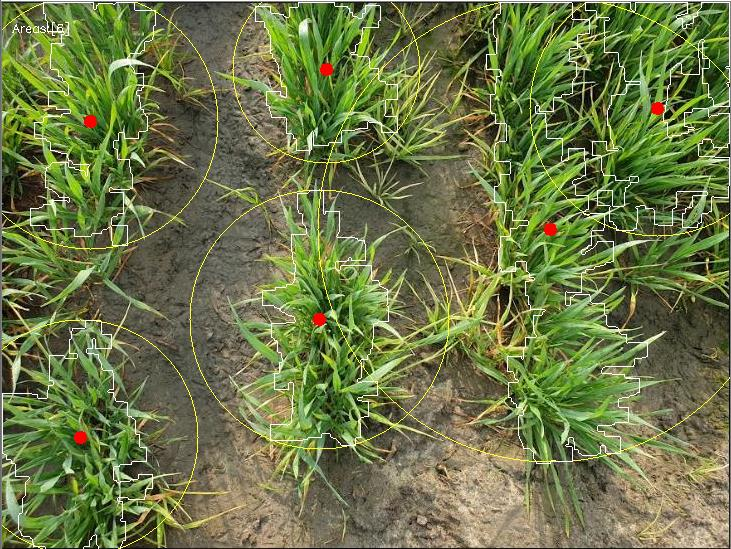
#> input picture pokit_00e26af6ac3b1c1c49d7c3d79c60d000.jpg, 731 x 549 px, given in place of the camera
$ python weed-detect.py
#> lines starting #> are read from the running program, lines starting #| are printed output that depends on the picture; after the words box and inside, x2 and y2 are one past the last pixel; in counts of white or black regions, pixels touching at a corner belong together
# -*- coding: utf-8 -*-
"""
Created on Thu July 18  21:31:44 2019

@author: Prabhleen
VERSION ALPHA 2
"""

import cv2
import numpy as np
import sys

#FUNCTIONS START---------------------------------------------------------------
imgcopy = 0
def main():
    cv2.namedWindow('ControlPanel',cv2.WINDOW_NORMAL)
    #TRACKBARS FOR DEBUGGING
    cv2.createTrackbar('Hue min', 'ControlPanel', 30, 180, update)
    cv2.createTrackbar('Hue max', 'ControlPanel', 180, 180, update)
    cv2.createTrackbar('Sat min', 'ControlPanel', 60, 255, update)
    cv2.createTrackbar('Sat max', 'ControlPanel', 255, 255, update)
    cv2.createTrackbar('Val min', 'ControlPanel', 0, 255, update)
    cv2.createTrackbar('Val max', 'ControlPanel', 255, 255, update)
    update()


def filter(img):
    kernel = np.ones((7,7),np.uint8)
    erode = cv2.erode(img,kernel,iterations = 1)

    dilate = cv2.dilate(erode, kernel,iterations = 2)

    result = cv2.GaussianBlur(dilate,(3,3),1)
    return result


def update(*arg):
    global imgcopy
    #GETTING POSITION OF TRACKBARS
    h0 = cv2.getTrackbarPos('Hue min', 'ControlPanel')
    h1 = cv2.getTrackbarPos('Hue max', 'ControlPanel')
    s0 = cv2.getTrackbarPos('Sat min', 'ControlPanel')
    s1 = cv2.getTrackbarPos('Sat max', 'ControlPanel')
    v0 = cv2.getTrackbarPos('Val min', 'ControlPanel')
    v1 = cv2.getTrackbarPos('Val max', 'ControlPanel')
    lower = np.array((h0,s0,v0))
    upper = np.array((h1,s1,v1))

    #Filtering
    mask = cv2.inRange(hsv, lower, upper)
    output = filter(mask)


    #DETECTING CONTOURS
    contours,hierarchy = cv2.findContours(output,cv2.RETR_TREE,cv2.CHAIN_APPROX_NONE)

    totalArea = 0
    areas = []
    outputFinal = img.copy()
    imgcopy = outputFinal
    for i in contours:
        area = cv2.contourArea(i)
        totalArea += area
        if (area > 4000 and area < 52500):
            areas.append(i)

    for i in areas:
        (x,y),rad = cv2.minEnclosingCircle(i)
        center = (int(x),int(y))
        rad = int(rad)
        cv2.circle(outputFinal,center,rad,(51,255,255),1)
        cv2.circle(outputFinal,center,3,(0,0,255),5)
        cv2.drawContours(outputFinal, i, -1, (255, 255, 255), 1)

    #DISPLAYING GUI AND STUFF
    text = "Areas:["+str(len(areas))+"]"
    font = cv2.FONT_HERSHEY_SIMPLEX
    cv2.putText(outputFinal,text,(10,30), font, .4, (255, 255, 255), 1)
    # [7 lines of commented-out code are left out]

cap = cv2.VideoCapture(0)
while(True):
    ret,src = cap.read()
#> src is the input picture: shape (549, 731, 3); mean B, G, R 70.5, 117.7, 107.2
    height,width = src.shape[:2]
#> height = 549; width = 731
    if((height > 1000) & (width > 1000)):
        img = cv2.resize(src,None,fx = 0.15,fy= 0.15,interpolation=cv2.INTER_CUBIC)
    else:
        img = src
    hsv = cv2.cvtColor(img,cv2.COLOR_BGR2HSV)
#> hsv: shape (549, 731, 3); mean H, S, V 34.7, 115.9, 121.3
    main()
#> in update, `mask = cv2.inRange(hsv, lower, upper)`:
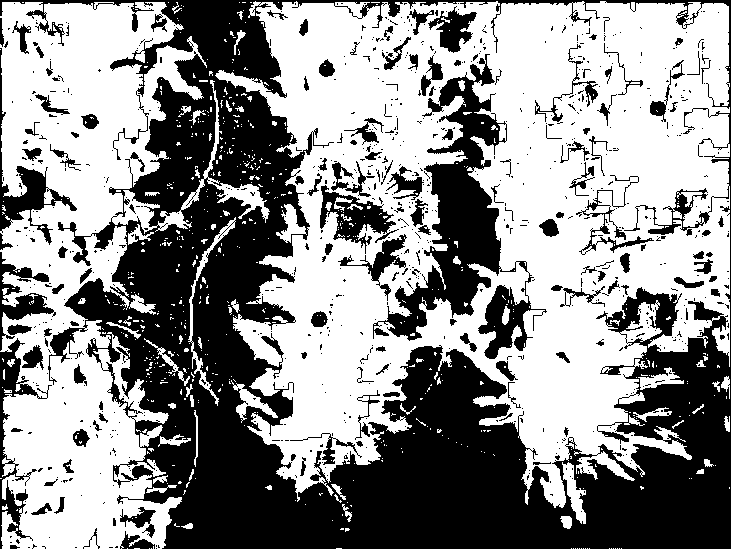
#> mask: shape (549, 731); 56.7% white; 819 black regions (684 under 20 px), largest, box (x1, y1, x2, y2) and area: (0, 0, 731, 549) 133611, (373, 54, 547, 359) 14696, (0, 338, 52, 549) 2214
#> in filter, `erode = cv2.erode(img,kernel,iterations = 1)`:
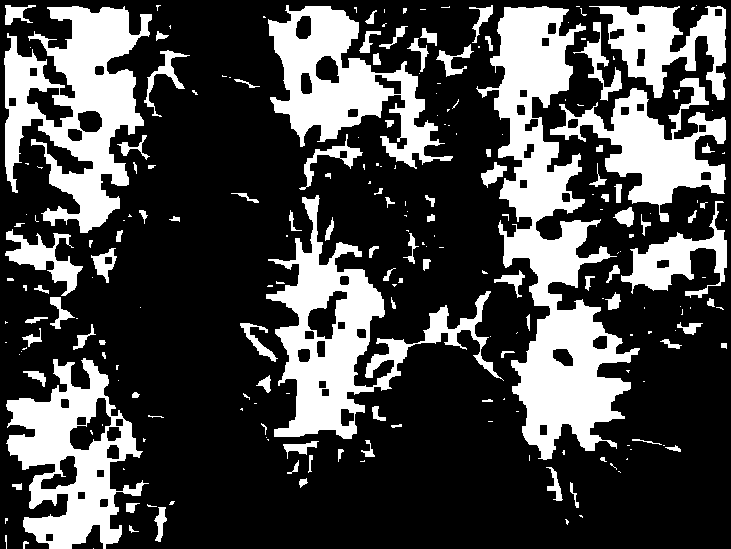
#> erode: shape (549, 731); 28.5% white; 226 white regions (122 under 20 px), largest, box (x1, y1, x2, y2) and area: (476, 6, 640, 460) 26964, (4, 6, 152, 233) 16412, (266, 195, 504, 439) 15054
#> in filter, `dilate = cv2.dilate(erode, kernel,iterations = 2)`:
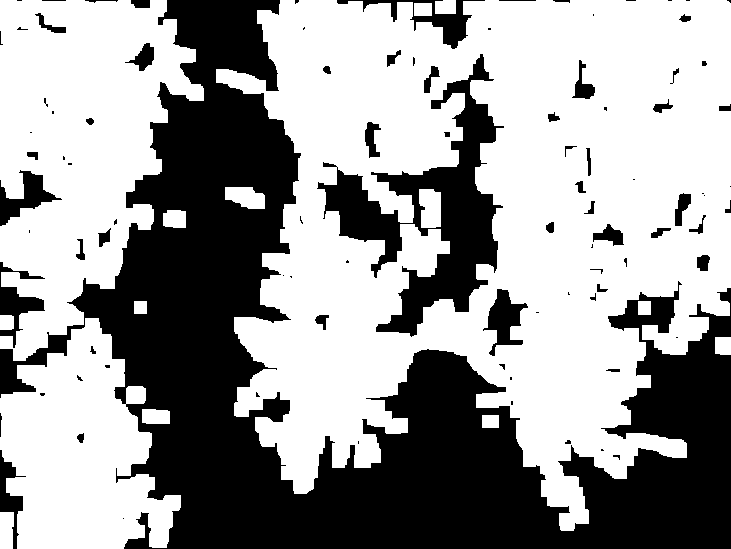
#> dilate: shape (549, 731); 61.1% white; 94 black regions (46 under 20 px)
#> in filter, `result = cv2.GaussianBlur(dilate,(3,3),1)`:
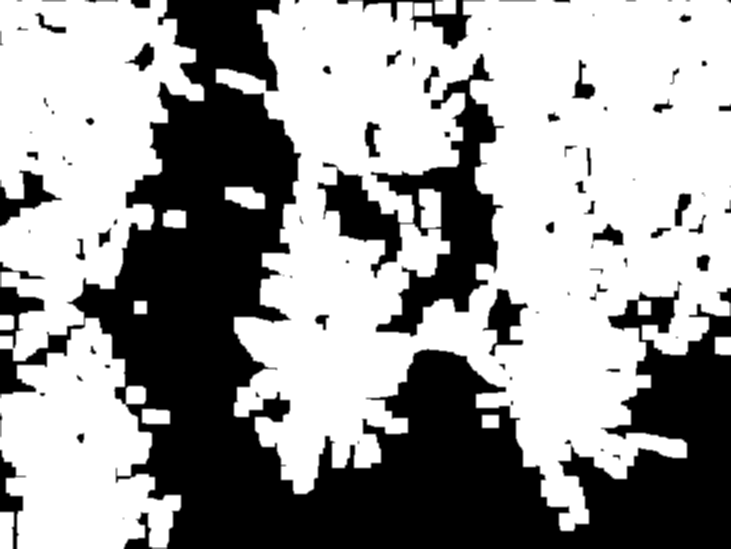
#> result: shape (549, 731); min 0, max 255, mean 155.8
#> in update, `contours,hierarchy = cv2.findContours(output,cv2.RETR_TREE,cv2.CHAIN_A..`: contours = 72 contours, 23 with area under 20; largest, box (x1, y1, x2, y2) and area: (215, 0, 731, 532) 193968, (0, 0, 205, 549) 74850, (376, 80, 501, 336) 11156, (318, 170, 402, 277) 3385, (608, 291, 679, 342) 1376
#> the loop in update, `for i in contours:` made 72 passes
#> (area, totalArea) on passes 1, 2, 3, 4, 5, 6, 7, 8, 9, 13, 15, 17: (497.5, 497.5), (252, 749.5), (445.5, 1195), (299.5, 1494.5), (196, 1690.5), (429, 2119.5), (746, 2865.5), (308, 3173.5), (193967.5, 197141), (21.5, 197184), (80.5, 197266.5), (1376, 198648.5)
#> after the loop in update, `for i in contours:`: areas = 1 contour; box (x1, y1, x2, y2) and area: (376, 80, 501, 336) 11156; totalArea = 292409
#> the loop in update, `for i in areas:` made 1 pass
#> (x, y, rad, center) on pass 1: (422.5, 205.5, 133, (422, 205))
#> after the loop in update, `for i in areas:`:
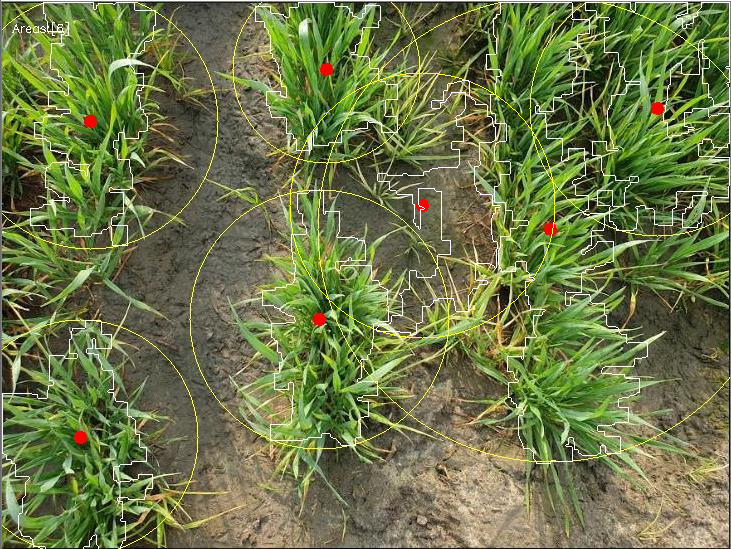
#> outputFinal: shape (549, 731, 3); 0.5% of pixels changed, all inside (x1, y1, x2, y2) = (289, 72, 556, 339)
#> in update, `text = "Areas:["+str(len(areas))+"]"`: text = 'Areas:[1]'
#> in update, `font = cv2.FONT_HERSHEY_SIMPLEX`: font = 0
#> in update, `cv2.putText(outputFinal,text,(10,30), font, .4, (255, 255, 255), 1)`: outputFinal: shape (549, 731, 3); 0.03% of pixels changed, all inside (x1, y1, x2, y2) = (10, 20, 67, 34)
    cv2.imshow("video",imgcopy)
    if (cv2.waitKey(25) & 0xFF == ord('q') ):
#> (key q is pressed here)
        break

cv2.destroyAllWindows()

#EXECUTION---------------------------------------------------------------------
